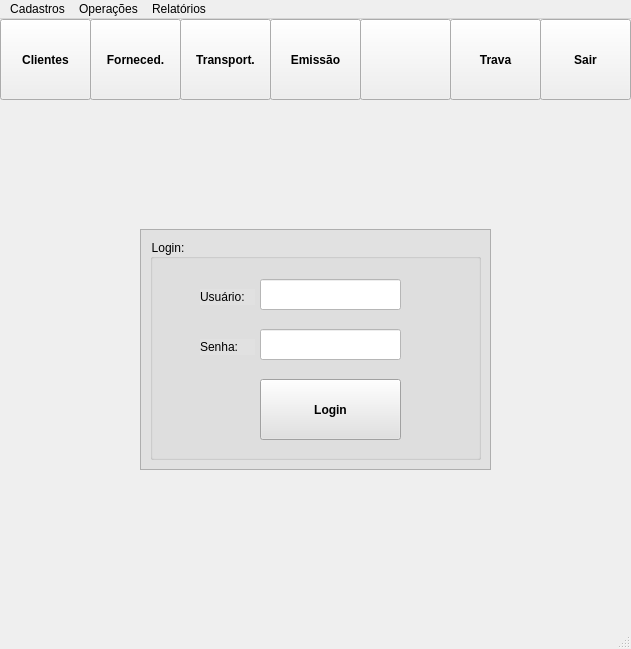
<?xml version="1.0" encoding="UTF-8"?>
<ui version="4.0">
 <class>MainWindow</class>
 <widget class="QMainWindow" name="MainWindow">
  <property name="geometry">
   <rect>
    <x>0</x>
    <y>0</y>
    <width>631</width>
    <height>649</height>
   </rect>
  </property>
  <property name="windowTitle">
   <string>MainWindow</string>
  </property>
  <widget class="QWidget" name="centralwidget">
   <widget class="QToolButton" name="bt_clientes">
    <property name="geometry">
     <rect>
      <x>0</x>
      <y>0</y>
      <width>91</width>
      <height>81</height>
     </rect>
    </property>
    <property name="font">
     <font>
      <weight>75</weight>
      <bold>true</bold>
     </font>
    </property>
    <property name="text">
     <string>Clientes</string>
    </property>
    <property name="icon">
     <iconset>
      <normaloff>../../../../../../../vitor/financeiro/icons/iconClientes.png</normaloff>../../../../../../../vitor/financeiro/icons/iconClientes.png</iconset>
    </property>
    <property name="iconSize">
     <size>
      <width>50</width>
      <height>50</height>
     </size>
    </property>
    <property name="toolButtonStyle">
     <enum>Qt::ToolButtonTextUnderIcon</enum>
    </property>
   </widget>
   <widget class="QToolButton" name="bt_fornecedores">
    <property name="geometry">
     <rect>
      <x>90</x>
      <y>0</y>
      <width>91</width>
      <height>81</height>
     </rect>
    </property>
    <property name="font">
     <font>
      <weight>75</weight>
      <bold>true</bold>
     </font>
    </property>
    <property name="text">
     <string>Forneced.</string>
    </property>
    <property name="icon">
     <iconset>
      <normaloff>../../../../../../../vitor/financeiro/icons/iconFornecedor.png</normaloff>../../../../../../../vitor/financeiro/icons/iconFornecedor.png</iconset>
    </property>
    <property name="iconSize">
     <size>
      <width>50</width>
      <height>50</height>
     </size>
    </property>
    <property name="toolButtonStyle">
     <enum>Qt::ToolButtonTextUnderIcon</enum>
    </property>
   </widget>
   <widget class="QToolButton" name="bt_transportadora">
    <property name="geometry">
     <rect>
      <x>180</x>
      <y>0</y>
      <width>91</width>
      <height>81</height>
     </rect>
    </property>
    <property name="font">
     <font>
      <weight>75</weight>
      <bold>true</bold>
     </font>
    </property>
    <property name="text">
     <string>Transport.</string>
    </property>
    <property name="icon">
     <iconset>
      <normaloff>../../../../../../../vitor/financeiro/icons/iconTransportador.png</normaloff>../../../../../../../vitor/financeiro/icons/iconTransportador.png</iconset>
    </property>
    <property name="iconSize">
     <size>
      <width>50</width>
      <height>50</height>
     </size>
    </property>
    <property name="toolButtonStyle">
     <enum>Qt::ToolButtonTextUnderIcon</enum>
    </property>
   </widget>
   <widget class="QToolButton" name="bt_emissao">
    <property name="geometry">
     <rect>
      <x>270</x>
      <y>0</y>
      <width>91</width>
      <height>81</height>
     </rect>
    </property>
    <property name="font">
     <font>
      <weight>75</weight>
      <bold>true</bold>
     </font>
    </property>
    <property name="text">
     <string>Emissão</string>
    </property>
    <property name="icon">
     <iconset>
      <normaloff>../../../../../../../vitor/financeiro/icons/iconNFE.png</normaloff>../../../../../../../vitor/financeiro/icons/iconNFE.png</iconset>
    </property>
    <property name="iconSize">
     <size>
      <width>50</width>
      <height>50</height>
     </size>
    </property>
    <property name="toolButtonStyle">
     <enum>Qt::ToolButtonTextUnderIcon</enum>
    </property>
   </widget>
   <widget class="QToolButton" name="bt_inutilizado">
    <property name="geometry">
     <rect>
      <x>360</x>
      <y>0</y>
      <width>91</width>
      <height>81</height>
     </rect>
    </property>
    <property name="font">
     <font>
      <weight>75</weight>
      <bold>true</bold>
     </font>
    </property>
    <property name="text">
     <string/>
    </property>
    <property name="iconSize">
     <size>
      <width>50</width>
      <height>50</height>
     </size>
    </property>
    <property name="toolButtonStyle">
     <enum>Qt::ToolButtonTextUnderIcon</enum>
    </property>
   </widget>
   <widget class="QToolButton" name="bt_trava">
    <property name="geometry">
     <rect>
      <x>450</x>
      <y>0</y>
      <width>91</width>
      <height>81</height>
     </rect>
    </property>
    <property name="font">
     <font>
      <weight>75</weight>
      <bold>true</bold>
     </font>
    </property>
    <property name="text">
     <string>Trava</string>
    </property>
    <property name="icon">
     <iconset>
      <normaloff>../../../../../../../vitor/financeiro/icons/iconTrava.png</normaloff>../../../../../../../vitor/financeiro/icons/iconTrava.png</iconset>
    </property>
    <property name="iconSize">
     <size>
      <width>50</width>
      <height>50</height>
     </size>
    </property>
    <property name="toolButtonStyle">
     <enum>Qt::ToolButtonTextUnderIcon</enum>
    </property>
   </widget>
   <widget class="QToolButton" name="bt_sair">
    <property name="geometry">
     <rect>
      <x>540</x>
      <y>0</y>
      <width>91</width>
      <height>81</height>
     </rect>
    </property>
    <property name="font">
     <font>
      <weight>75</weight>
      <bold>true</bold>
     </font>
    </property>
    <property name="text">
     <string>Sair</string>
    </property>
    <property name="icon">
     <iconset>
      <normaloff>../../../../../../../vitor/financeiro/icons/iconSair.png</normaloff>../../../../../../../vitor/financeiro/icons/iconSair.png</iconset>
    </property>
    <property name="iconSize">
     <size>
      <width>50</width>
      <height>50</height>
     </size>
    </property>
    <property name="toolButtonStyle">
     <enum>Qt::ToolButtonTextUnderIcon</enum>
    </property>
   </widget>
   <widget class="QFrame" name="frameLogin">
    <property name="geometry">
     <rect>
      <x>140</x>
      <y>210</y>
      <width>351</width>
      <height>241</height>
     </rect>
    </property>
    <property name="styleSheet">
     <string notr="true">background-color: rgb(225, 225, 225);</string>
    </property>
    <property name="frameShape">
     <enum>QFrame::StyledPanel</enum>
    </property>
    <property name="frameShadow">
     <enum>QFrame::Raised</enum>
    </property>
    <widget class="QGroupBox" name="gb_login">
     <property name="geometry">
      <rect>
       <x>10</x>
       <y>10</y>
       <width>331</width>
       <height>221</height>
      </rect>
     </property>
     <property name="title">
      <string>Login:</string>
     </property>
     <widget class="QLabel" name="txt_usuario">
      <property name="geometry">
       <rect>
        <x>50</x>
        <y>50</y>
        <width>55</width>
        <height>16</height>
       </rect>
      </property>
      <property name="text">
       <string>Usuário:</string>
      </property>
     </widget>
     <widget class="QLabel" name="txt_senha">
      <property name="geometry">
       <rect>
        <x>50</x>
        <y>100</y>
        <width>55</width>
        <height>16</height>
       </rect>
      </property>
      <property name="text">
       <string>Senha:</string>
      </property>
     </widget>
     <widget class="QLineEdit" name="lb_usuario">
      <property name="geometry">
       <rect>
        <x>110</x>
        <y>40</y>
        <width>141</width>
        <height>31</height>
       </rect>
      </property>
      <property name="styleSheet">
       <string notr="true">background-color: rgb(255, 255, 255);</string>
      </property>
      <property name="maxLength">
       <number>3</number>
      </property>
     </widget>
     <widget class="QLineEdit" name="lb_senha">
      <property name="geometry">
       <rect>
        <x>110</x>
        <y>90</y>
        <width>141</width>
        <height>31</height>
       </rect>
      </property>
      <property name="styleSheet">
       <string notr="true">background-color: rgb(255, 255, 255);</string>
      </property>
      <property name="maxLength">
       <number>10</number>
      </property>
     </widget>
     <widget class="QToolButton" name="bt_login">
      <property name="geometry">
       <rect>
        <x>110</x>
        <y>140</y>
        <width>141</width>
        <height>61</height>
       </rect>
      </property>
      <property name="font">
       <font>
        <weight>75</weight>
        <bold>true</bold>
       </font>
      </property>
      <property name="text">
       <string>Login</string>
      </property>
      <property name="icon">
       <iconset>
        <normaloff>../../../../../../../vitor/financeiro/icons/iconConfirmar.png</normaloff>../../../../../../../vitor/financeiro/icons/iconConfirmar.png</iconset>
      </property>
      <property name="iconSize">
       <size>
        <width>48</width>
        <height>48</height>
       </size>
      </property>
      <property name="toolButtonStyle">
       <enum>Qt::ToolButtonTextBesideIcon</enum>
      </property>
      <property name="arrowType">
       <enum>Qt::NoArrow</enum>
      </property>
     </widget>
    </widget>
   </widget>
  </widget>
  <widget class="QMenuBar" name="menubar">
   <property name="geometry">
    <rect>
     <x>0</x>
     <y>0</y>
     <width>631</width>
     <height>26</height>
    </rect>
   </property>
   <widget class="QMenu" name="menuCadastros">
    <property name="title">
     <string>Cadastros</string>
    </property>
    <widget class="QMenu" name="menuMateriais">
     <property name="title">
      <string>Materiais</string>
     </property>
     <addaction name="actionProdutos"/>
     <addaction name="actionClass_Fiscal"/>
    </widget>
    <addaction name="actionClientes"/>
    <addaction name="actionConfigura_es"/>
    <addaction name="actionEstados"/>
    <addaction name="actionFornecedores"/>
    <addaction name="menuMateriais"/>
    <addaction name="actionMunicipios"/>
    <addaction name="actionNat_Opera_es"/>
    <addaction name="actionTransportadoras"/>
    <addaction name="actionUsu_rios"/>
   </widget>
   <widget class="QMenu" name="menuOpera_es">
    <property name="title">
     <string>Operações</string>
    </property>
    <addaction name="actionGerenciamento"/>
    <addaction name="actionEmiss_o_Nota_Fiscal"/>
   </widget>
   <widget class="QMenu" name="menuRelat_rios">
    <property name="title">
     <string>Relatórios</string>
    </property>
    <widget class="QMenu" name="menuNota_Fiscal">
     <property name="title">
      <string>Nota Fiscal</string>
     </property>
     <addaction name="actionAnal_tico"/>
     <addaction name="actionSint_tico"/>
    </widget>
    <addaction name="menuNota_Fiscal"/>
   </widget>
   <addaction name="menuCadastros"/>
   <addaction name="menuOpera_es"/>
   <addaction name="menuRelat_rios"/>
  </widget>
  <widget class="QStatusBar" name="statusbar"/>
  <action name="actionClientes">
   <property name="text">
    <string>Clientes</string>
   </property>
  </action>
  <action name="actionConfigura_es">
   <property name="text">
    <string>Configurações</string>
   </property>
  </action>
  <action name="actionEstados">
   <property name="text">
    <string>Estados</string>
   </property>
  </action>
  <action name="actionFornecedores">
   <property name="text">
    <string>Fornecedores</string>
   </property>
  </action>
  <action name="actionMunicipios">
   <property name="text">
    <string>Municipios</string>
   </property>
  </action>
  <action name="actionNat_Opera_es">
   <property name="text">
    <string>Nat. Operações</string>
   </property>
  </action>
  <action name="actionTransportadoras">
   <property name="text">
    <string>Transportadoras</string>
   </property>
  </action>
  <action name="actionUsu_rios">
   <property name="text">
    <string>Usuários</string>
   </property>
  </action>
  <action name="actionProdutos">
   <property name="text">
    <string>Produtos</string>
   </property>
  </action>
  <action name="actionClass_Fiscal">
   <property name="text">
    <string>Class. Fiscal</string>
   </property>
  </action>
  <action name="actionGerenciamento">
   <property name="text">
    <string>Gerenciamento</string>
   </property>
  </action>
  <action name="actionEmiss_o_Nota_Fiscal">
   <property name="text">
    <string>Emissão Nota Fiscal</string>
   </property>
  </action>
  <action name="actionAnal_tico">
   <property name="text">
    <string>Analítico</string>
   </property>
  </action>
  <action name="actionSint_tico">
   <property name="text">
    <string>Sintético</string>
   </property>
  </action>
 </widget>
 <resources/>
 <connections/>
</ui>
